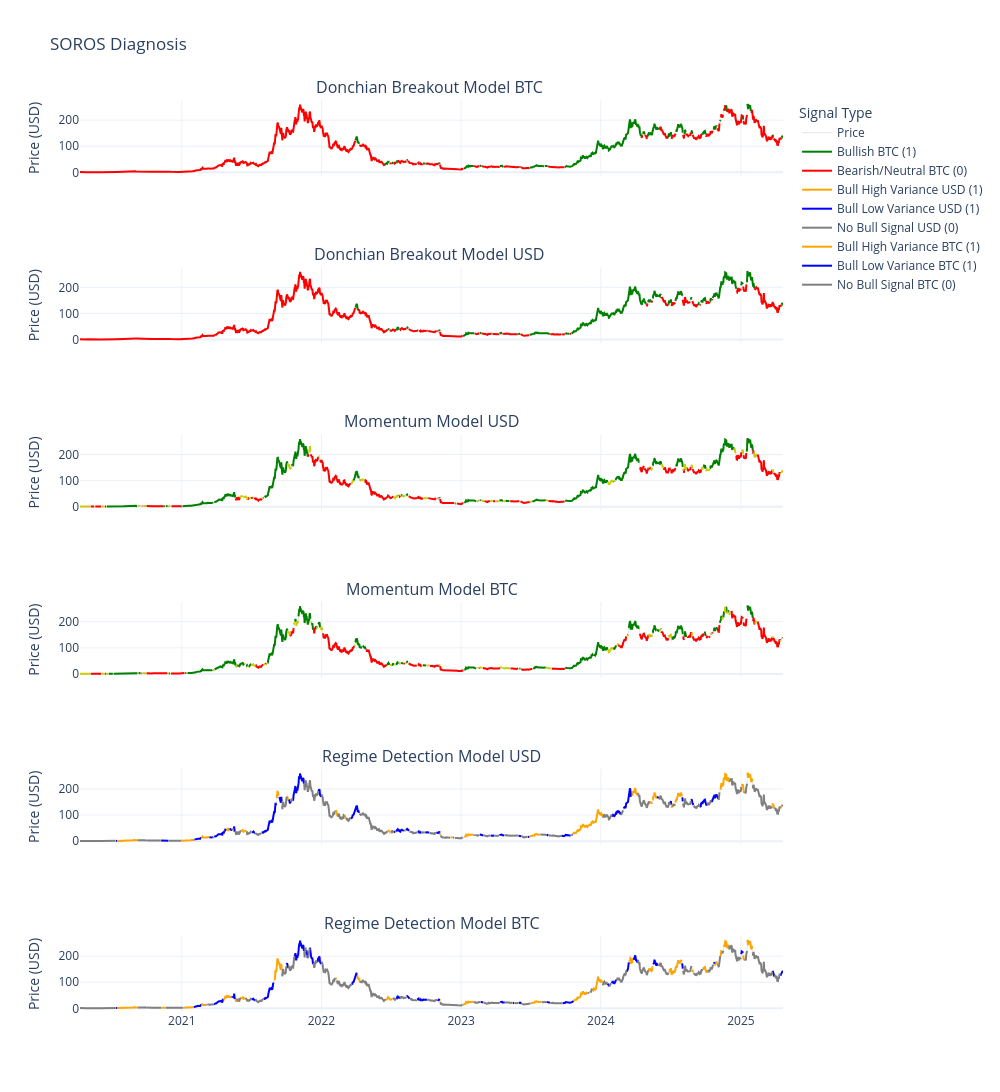

Notebook cell for this chart:
### Code cell
import numpy as np
import pandas as pd
import plotly.graph_objects as go
from plotly.subplots import make_subplots


# Get price data
asset_data = analyzer.get_asset_data(asset_id).price_data
close_prices = asset_data['close']

# Determine if we should show BTC charts based on asset_id
show_btc_charts = asset_id != 'bitcoin'

# Create subplots with appropriate number of rows
if show_btc_charts:
    # Show all charts (6 rows)
    fig = make_subplots(rows=6, cols=1, 
                        subplot_titles=("Donchian Breakout Model BTC ", 
                                       "Donchian Breakout Model USD ", 
                                       "Momentum Model USD",
                                       "Momentum Model BTC",
                                       "Regime Detection Model USD",
                                       "Regime Detection Model BTC"),
                        vertical_spacing=0.1,
                        shared_xaxes=True)
    num_rows = 6
else:
    # Only show USD charts (3 rows)
    fig = make_subplots(rows=3, cols=1, 
                        subplot_titles=("Donchian Breakout Model USD", 
                                       "Momentum Model USD",
                                       "Regime Detection Model USD"),
                        vertical_spacing=0.1,
                        shared_xaxes=True)
    num_rows = 3

# Add background price line with low alpha to all charts
for i in range(1, num_rows + 1):
    fig.add_trace(go.Scatter(
        x=close_prices.index, 
        y=close_prices, 
        mode='lines', 
        name='Price',
        line=dict(color='gray', width=1),
        opacity=0.2,
        showlegend=False if i > 1 else True
    ), row=i, col=1)

# Current row tracker for USD-only mode
current_row = 1

# 1. Donchian Ensemble BTC (only if not bitcoin)
if show_btc_charts:
    values_btc = analyzer.get_asset_data(asset_id).get_signal('DonchianEnsembleBTC').values
    bull_btc = values_btc == 1
    bear_btc = values_btc == 0

    green_column_btc = pd.Series(np.nan, index=close_prices.index)
    red_column_btc = pd.Series(np.nan, index=close_prices.index)

    green_column_btc[bull_btc] = close_prices[bull_btc]
    red_column_btc[bear_btc] = close_prices[bear_btc]

    fig.add_trace(go.Scatter(
        x=green_column_btc.index, 
        y=green_column_btc, 
        mode='lines', 
        name='Bullish BTC (1)',
        line=dict(color='green')
    ), row=1, col=1)

    fig.add_trace(go.Scatter(
        x=red_column_btc.index, 
        y=red_column_btc, 
        mode='lines', 
        name='Bearish/Neutral BTC (0)',
        line=dict(color='red')
    ), row=1, col=1)
    
    current_row += 1

# 2. Donchian Ensemble USD
values_usd = analyzer.get_asset_data(asset_id).get_signal('DonchianEnsembleUSD').values
bull_usd = values_usd == 1
bear_usd = values_usd == 0

green_column_usd = pd.Series(np.nan, index=close_prices.index)
red_column_usd = pd.Series(np.nan, index=close_prices.index)

green_column_usd[bull_usd] = close_prices[bull_usd]
red_column_usd[bear_usd] = close_prices[bear_usd]

fig.add_trace(go.Scatter(
    x=green_column_usd.index, 
    y=green_column_usd, 
    mode='lines', 
    name='Bullish USD (1)',
    line=dict(color='green'),
    showlegend=current_row == 1  # Only show in legend if it's the first row
), row=current_row, col=1)

fig.add_trace(go.Scatter(
    x=red_column_usd.index, 
    y=red_column_usd, 
    mode='lines', 
    name='Bearish/Neutral USD (0)',
    line=dict(color='red'),
    showlegend=current_row == 1  # Only show in legend if it's the first row
), row=current_row, col=1)

current_row += 1

# 3. RSI Bullish/Bearish USD
rsi_bullish_usd = analyzer.get_asset_data(asset_id).get_signal('RSI_Bullish_USD').values
rsi_bearish_usd = analyzer.get_asset_data(asset_id).get_signal('RSI_Bearish_USD').values

bull_rsi_usd = rsi_bullish_usd == 1
bear_rsi_usd = rsi_bearish_usd == 1
neutral_rsi_usd = (~bull_rsi_usd) & (~bear_rsi_usd)

green_column_rsi_usd = pd.Series(np.nan, index=close_prices.index)
red_column_rsi_usd = pd.Series(np.nan, index=close_prices.index)
yellow_column_rsi_usd = pd.Series(np.nan, index=close_prices.index)

green_column_rsi_usd[bull_rsi_usd] = close_prices[bull_rsi_usd]
red_column_rsi_usd[bear_rsi_usd] = close_prices[bear_rsi_usd]
yellow_column_rsi_usd[neutral_rsi_usd] = close_prices[neutral_rsi_usd]

fig.add_trace(go.Scatter(
    x=green_column_rsi_usd.index, 
    y=green_column_rsi_usd, 
    mode='lines', 
    name='RSI Bullish USD (1)',
    line=dict(color='green'),
    showlegend=False
), row=current_row, col=1)

fig.add_trace(go.Scatter(
    x=red_column_rsi_usd.index, 
    y=red_column_rsi_usd, 
    mode='lines', 
    name='RSI Bearish USD (1)',
    line=dict(color='red'),
    showlegend=False
), row=current_row, col=1)

fig.add_trace(go.Scatter(
    x=yellow_column_rsi_usd.index, 
    y=yellow_column_rsi_usd, 
    mode='lines', 
    name='RSI Neutral USD (0)',
    line=dict(color='#CCCC00'),
    showlegend=False
), row=current_row, col=1)

current_row += 1

# 4. RSI Bullish/Bearish BTC (only if not bitcoin)
if show_btc_charts:
    rsi_bullish_btc = analyzer.get_asset_data(asset_id).get_signal('RSI_Bullish_BTC').values
    rsi_bearish_btc = analyzer.get_asset_data(asset_id).get_signal('RSI_Bearish_BTC').values

    bull_rsi_btc = rsi_bullish_btc == 1
    bear_rsi_btc = rsi_bearish_btc == 1
    neutral_rsi_btc = (~bull_rsi_btc) & (~bear_rsi_btc)

    green_column_rsi_btc = pd.Series(np.nan, index=close_prices.index)
    red_column_rsi_btc = pd.Series(np.nan, index=close_prices.index)
    yellow_column_rsi_btc = pd.Series(np.nan, index=close_prices.index)

    green_column_rsi_btc[bull_rsi_btc] = close_prices[bull_rsi_btc]
    red_column_rsi_btc[bear_rsi_btc] = close_prices[bear_rsi_btc]
    yellow_column_rsi_btc[neutral_rsi_btc] = close_prices[neutral_rsi_btc]

    fig.add_trace(go.Scatter(
        x=green_column_rsi_btc.index, 
        y=green_column_rsi_btc, 
        mode='lines', 
        name='RSI Bullish BTC (1)',
        line=dict(color='green'),
        showlegend=False
    ), row=current_row, col=1)

    fig.add_trace(go.Scatter(
        x=red_column_rsi_btc.index, 
        y=red_column_rsi_btc, 
        mode='lines', 
        name='RSI Bearish BTC (1)',
        line=dict(color='red'),
        showlegend=False
    ), row=current_row, col=1)

    fig.add_trace(go.Scatter(
        x=yellow_column_rsi_btc.index, 
        y=yellow_column_rsi_btc, 
        mode='lines', 
        name='RSI Neutral BTC (0)',
        line=dict(color='#CCCC00'),
        showlegend=False
    ), row=current_row, col=1)
    
    current_row += 1

# 5. Bull Variance Signals USD
bull_high_var_usd = analyzer.get_asset_data(asset_id).get_signal('BullHighVarianceSignalUSD').values
bull_low_var_usd = analyzer.get_asset_data(asset_id).get_signal('BullLowVarianceSignalUSD').values

high_var_usd = bull_high_var_usd == 1
low_var_usd = bull_low_var_usd == 1
no_bull_usd = (~high_var_usd) & (~low_var_usd)

orange_column_var_usd = pd.Series(np.nan, index=close_prices.index)
blue_column_var_usd = pd.Series(np.nan, index=close_prices.index)
gray_column_var_usd = pd.Series(np.nan, index=close_prices.index)

orange_column_var_usd[high_var_usd] = close_prices[high_var_usd]
blue_column_var_usd[low_var_usd] = close_prices[low_var_usd]
gray_column_var_usd[no_bull_usd] = close_prices[no_bull_usd]

fig.add_trace(go.Scatter(
    x=orange_column_var_usd.index, 
    y=orange_column_var_usd, 
    mode='lines', 
    name='Bull High Variance USD (1)',
    line=dict(color='orange'),
    showlegend=True
), row=current_row, col=1)

fig.add_trace(go.Scatter(
    x=blue_column_var_usd.index, 
    y=blue_column_var_usd, 
    mode='lines', 
    name='Bull Low Variance USD (1)',
    line=dict(color='blue'),
    showlegend=True
), row=current_row, col=1)

fig.add_trace(go.Scatter(
    x=gray_column_var_usd.index, 
    y=gray_column_var_usd, 
    mode='lines', 
    name='No Bull Signal USD (0)',
    line=dict(color='gray'),
    showlegend=True
), row=current_row, col=1)

current_row += 1

# 6. Bull Variance Signals BTC (only if not bitcoin)
if show_btc_charts:
    bull_high_var_btc = analyzer.get_asset_data(asset_id).get_signal('BullHighVarianceSignalBTC').values
    bull_low_var_btc = analyzer.get_asset_data(asset_id).get_signal('BullLowVarianceSignalBTC').values

    high_var_btc = bull_high_var_btc == 1
    low_var_btc = bull_low_var_btc == 1
    no_bull_btc = (~high_var_btc) & (~low_var_btc)

    orange_column_var_btc = pd.Series(np.nan, index=close_prices.index)
    blue_column_var_btc = pd.Series(np.nan, index=close_prices.index)
    gray_column_var_btc = pd.Series(np.nan, index=close_prices.index)

    orange_column_var_btc[high_var_btc] = close_prices[high_var_btc]
    blue_column_var_btc[low_var_btc] = close_prices[low_var_btc]
    gray_column_var_btc[no_bull_btc] = close_prices[no_bull_btc]

    fig.add_trace(go.Scatter(
        x=orange_column_var_btc.index, 
        y=orange_column_var_btc, 
        mode='lines', 
        name='Bull High Variance BTC (1)',
        line=dict(color='orange'),
        showlegend=True
    ), row=current_row, col=1)

    fig.add_trace(go.Scatter(
        x=blue_column_var_btc.index, 
        y=blue_column_var_btc, 
        mode='lines', 
        name='Bull Low Variance BTC (1)',
        line=dict(color='blue'),
        showlegend=True
    ), row=current_row, col=1)

    fig.add_trace(go.Scatter(
        x=gray_column_var_btc.index, 
        y=gray_column_var_btc, 
        mode='lines', 
        name='No Bull Signal BTC (0)',
        line=dict(color='gray'),
        showlegend=True
    ), row=current_row, col=1)

# Update layout
fig.update_layout(
    title=f'SOROS Diagnosis',
    xaxis_title='',
    legend_title='Signal Type',
    height=1200 if asset_id == 'bitcoin' else 2400,  # Adjust height based on number of charts
    width=1000,
    template='plotly_white'
)

# Update y-axis titles for all rows
for i in range(1, num_rows + 1):
    fig.update_yaxes(title_text="Price (USD)", row=i, col=1)

# Show the plot
fig.show()

### Figure 1 — Plotly figure (JSON) as saved in the notebook; plotly's stock layout.template omitted (floating-point values rounded to 4 significant figures; data arrays with more than 128 entries replaced by an {"elided": "..."} marker saying what was removed)
{"data": [{"line": {"color": "gray", "width": 1}, "mode": "lines", "name": "Price", "opacity": 0.2, "showlegend": true, "type": "scatter", "x": {"elided": "1838 str values"}, "xaxis": "x", "y": {"elided": "1838 float values"}, "yaxis": "y"}, {"line": {"color": "gray", "width": 1}, "mode": "lines", "name": "Price", "opacity": 0.2, "showlegend": false, "type": "scatter", "x": {"elided": "1838 str values"}, "xaxis": "x2", "y": {"elided": "1838 float values"}, "yaxis": "y2"}, {"line": {"color": "gray", "width": 1}, "mode": "lines", "name": "Price", "opacity": 0.2, "showlegend": false, "type": "scatter", "x": {"elided": "1838 str values"}, "xaxis": "x3", "y": {"elided": "1838 float values"}, "yaxis": "y3"}, {"line": {"color": "gray", "width": 1}, "mode": "lines", "name": "Price", "opacity": 0.2, "showlegend": false, "type": "scatter", "x": {"elided": "1838 str values"}, "xaxis": "x4", "y": {"elided": "1838 float values"}, "yaxis": "y4"}, {"line": {"color": "gray", "width": 1}, "mode": "lines", "name": "Price", "opacity": 0.2, "showlegend": false, "type": "scatter", "x": {"elided": "1838 str values"}, "xaxis": "x5", "y": {"elided": "1838 float values"}, "yaxis": "y5"}, {"line": {"color": "gray", "width": 1}, "mode": "lines", "name": "Price", "opacity": 0.2, "showlegend": false, "type": "scatter", "x": {"elided": "1838 str values"}, "xaxis": "x6", "y": {"elided": "1838 float values"}, "yaxis": "y6"}, {"line": {"color": "green"}, "mode": "lines", "name": "Bullish BTC (1)", "type": "scatter", "x": {"elided": "1838 str values"}, "xaxis": "x", "y": {"elided": "1838 float values"}, "yaxis": "y"}, {"line": {"color": "red"}, "mode": "lines", "name": "Bearish/Neutral BTC (0)", "type": "scatter", "x": {"elided": "1838 str values"}, "xaxis": "x", "y": {"elided": "1838 float values"}, "yaxis": "y"}, {"line": {"color": "green"}, "mode": "lines", "name": "Bullish USD (1)", "showlegend": false, "type": "scatter", "x": {"elided": "1838 str values"}, "xaxis": "x2", "y": {"elided": "1838 float values"}, "yaxis": "y2"}, {"line": {"color": "red"}, "mode": "lines", "name": "Bearish/Neutral USD (0)", "showlegend": false, "type": "scatter", "x": {"elided": "1838 str values"}, "xaxis": "x2", "y": {"elided": "1838 float values"}, "yaxis": "y2"}, {"line": {"color": "green"}, "mode": "lines", "name": "RSI Bullish USD (1)", "showlegend": false, "type": "scatter", "x": {"elided": "1838 str values"}, "xaxis": "x3", "y": {"elided": "1838 float values"}, "yaxis": "y3"}, {"line": {"color": "red"}, "mode": "lines", "name": "RSI Bearish USD (1)", "showlegend": false, "type": "scatter", "x": {"elided": "1838 str values"}, "xaxis": "x3", "y": {"elided": "1838 float values"}, "yaxis": "y3"}, {"line": {"color": "#CCCC00"}, "mode": "lines", "name": "RSI Neutral USD (0)", "showlegend": false, "type": "scatter", "x": {"elided": "1838 str values"}, "xaxis": "x3", "y": {"elided": "1838 float values"}, "yaxis": "y3"}, {"line": {"color": "green"}, "mode": "lines", "name": "RSI Bullish BTC (1)", "showlegend": false, "type": "scatter", "x": {"elided": "1838 str values"}, "xaxis": "x4", "y": {"elided": "1838 float values"}, "yaxis": "y4"}, {"line": {"color": "red"}, "mode": "lines", "name": "RSI Bearish BTC (1)", "showlegend": false, "type": "scatter", "x": {"elided": "1838 str values"}, "xaxis": "x4", "y": {"elided": "1838 float values"}, "yaxis": "y4"}, {"line": {"color": "#CCCC00"}, "mode": "lines", "name": "RSI Neutral BTC (0)", "showlegend": false, "type": "scatter", "x": {"elided": "1838 str values"}, "xaxis": "x4", "y": {"elided": "1838 float values"}, "yaxis": "y4"}, {"line": {"color": "orange"}, "mode": "lines", "name": "Bull High Variance USD (1)", "showlegend": true, "type": "scatter", "x": {"elided": "1838 str values"}, "xaxis": "x5", "y": {"elided": "1838 float values"}, "yaxis": "y5"}, {"line": {"color": "blue"}, "mode": "lines", "name": "Bull Low Variance USD (1)", "showlegend": true, "type": "scatter", "x": {"elided": "1838 str values"}, "xaxis": "x5", "y": {"elided": "1838 float values"}, "yaxis": "y5"}, {"line": {"color": "gray"}, "mode": "lines", "name": "No Bull Signal USD (0)", "showlegend": true, "type": "scatter", "x": {"elided": "1838 str values"}, "xaxis": "x5", "y": {"elided": "1838 float values"}, "yaxis": "y5"}, {"line": {"color": "orange"}, "mode": "lines", "name": "Bull High Variance BTC (1)", "showlegend": true, "type": "scatter", "x": {"elided": "1838 str values"}, "xaxis": "x6", "y": {"elided": "1838 float values"}, "yaxis": "y6"}, {"line": {"color": "blue"}, "mode": "lines", "name": "Bull Low Variance BTC (1)", "showlegend": true, "type": "scatter", "x": {"elided": "1838 str values"}, "xaxis": "x6", "y": {"elided": "1838 float values"}, "yaxis": "y6"}, {"line": {"color": "gray"}, "mode": "lines", "name": "No Bull Signal BTC (0)", "showlegend": true, "type": "scatter", "x": {"elided": "1838 str values"}, "xaxis": "x6", "y": {"elided": "1838 float values"}, "yaxis": "y6"}], "layout": {"annotations": [{"font": {"size": 16}, "showarrow": false, "text": "Donchian Breakout Model BTC ", "x": 0.5, "xanchor": "center", "xref": "paper", "y": 1, "yanchor": "bottom", "yref": "paper"}, {"font": {"size": 16}, "showarrow": false, "text": "Donchian Breakout Model USD ", "x": 0.5, "xanchor": "center", "xref": "paper", "y": 0.8167, "yanchor": "bottom", "yref": "paper"}, {"font": {"size": 16}, "showarrow": false, "text": "Momentum Model USD", "x": 0.5, "xanchor": "center", "xref": "paper", "y": 0.6333, "yanchor": "bottom", "yref": "paper"}, {"font": {"size": 16}, "showarrow": false, "text": "Momentum Model BTC", "x": 0.5, "xanchor": "center", "xref": "paper", "y": 0.45, "yanchor": "bottom", "yref": "paper"}, {"font": {"size": 16}, "showarrow": false, "text": "Regime Detection Model USD", "x": 0.5, "xanchor": "center", "xref": "paper", "y": 0.2667, "yanchor": "bottom", "yref": "paper"}, {"font": {"size": 16}, "showarrow": false, "text": "Regime Detection Model BTC", "x": 0.5, "xanchor": "center", "xref": "paper", "y": 0.08333, "yanchor": "bottom", "yref": "paper"}], "height": 2400, "legend": {"title": {"text": "Signal Type"}}, "title": {"text": "SOROS Diagnosis"}, "width": 1000, "xaxis": {"anchor": "y", "domain": [0, 1], "matches": "x6", "showticklabels": false, "title": {"text": ""}}, "xaxis2": {"anchor": "y2", "domain": [0, 1], "matches": "x6", "showticklabels": false}, "xaxis3": {"anchor": "y3", "domain": [0, 1], "matches": "x6", "showticklabels": false}, "xaxis4": {"anchor": "y4", "domain": [0, 1], "matches": "x6", "showticklabels": false}, "xaxis5": {"anchor": "y5", "domain": [0, 1], "matches": "x6", "showticklabels": false}, "xaxis6": {"anchor": "y6", "domain": [0, 1]}, "yaxis": {"anchor": "x", "domain": [0.9167, 1], "title": {"text": "Price (USD)"}}, "yaxis2": {"anchor": "x2", "domain": [0.7333, 0.8167], "title": {"text": "Price (USD)"}}, "yaxis3": {"anchor": "x3", "domain": [0.55, 0.6333], "title": {"text": "Price (USD)"}}, "yaxis4": {"anchor": "x4", "domain": [0.3667, 0.45], "title": {"text": "Price (USD)"}}, "yaxis5": {"anchor": "x5", "domain": [0.1833, 0.2667], "title": {"text": "Price (USD)"}}, "yaxis6": {"anchor": "x6", "domain": [0, 0.08333], "title": {"text": "Price (USD)"}}}}
